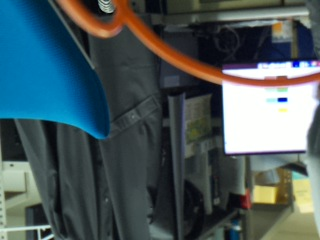
//> input picture sample/camera_frame.jpg, 320 x 240 px
$ ./camera_processing   (built with g++ and OpenCV 4)
//> lines starting //> are read from the running program, lines starting //| are printed output that depends on the picture
//> further down, frame is the input picture: 240 rows x 320 cols, CV_8UC3; mean B, G, R 93.3, 90.3, 74.8
#include <opencv2/opencv.hpp>
#include <iostream>
#include <cstdlib> // system()を使うため
#include <csignal> // SIGINT用

using namespace cv;
using namespace std;

#define OFFSET_X (104)
#define OFFSET_Y (0)
#define CLIP_WIDTH (112)
#define CLIP_HEIGHT (224)

#define DNN_WIDTH (28)
#define DNN_HEIGHT (28)

// SIGINTを受け取ったかを管理するフラグ
volatile sig_atomic_t stopFlag = 0;

// SIGINTハンドラ
void handleSigint(int signal)
{
    stopFlag = 1;
}

// 画像を加工する関数
Mat processFrame(const Mat &frame)
{
    // 1. クリップ
    Rect roi(OFFSET_X, OFFSET_Y, CLIP_WIDTH, CLIP_HEIGHT); // 幅と高さを直接指定
    Mat croppedFrame = frame(roi);
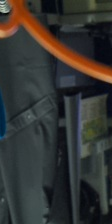
//> croppedFrame: 224 rows x 112 cols, CV_8UC3; mean B, G, R 50.1, 52.7, 52.8

    // 2. リサイズ
    Mat resizedFrame;
    resize(croppedFrame, resizedFrame, Size(DNN_WIDTH, DNN_HEIGHT)); // 28x28にリサイズ
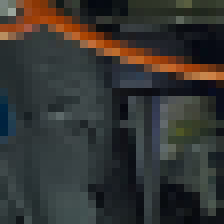
//> resizedFrame: 28 rows x 28 cols, CV_8UC3 (shown 8 times larger); mean B, G, R 50.1, 52.8, 52.9

    // 3. モノクロ化
    Mat grayFrame;
    cvtColor(resizedFrame, grayFrame, COLOR_BGR2GRAY);
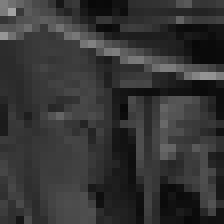
//> grayFrame: 28 rows x 28 cols, CV_8UC1 (shown 8 times larger); min 8, max 162, mean 52.6

    return grayFrame;
}

int main()
{
    const string dir = "images/";
    const string tempFilename = "camera_frame.jpg"; // 一時ファイル名
    int frameCount = 0;
    // SIGINTハンドラを設定
    signal(SIGINT, handleSigint);

    while (!stopFlag)
    {
        // libcameraで画像を取得
        string command = "libcamera-jpeg -o " + tempFilename + " --width 320 --height 240 --nopreview";
        if (system(command.c_str()) != 0)
        {
            cerr << "libcamera-jpegで画像のキャプチャに失敗しました" << endl;
            break;
        }

        // OpenCVで画像を読み込む
        Mat frame = imread(tempFilename);
        if (frame.empty())
        {
            cerr << "画像の読み込みに失敗しました" << endl;
            break;
        }

        // 加工前の画像を保存
        string originalFilename = dir + "original_frame_" + to_string(frameCount) + ".png";
        imwrite(originalFilename, frame);
        cout << "画像を保存しました: " << originalFilename << endl;

        // フレームを加工
        Mat processedFrame = processFrame(frame);

        // 加工結果を表示
        imshow("Processed Frame", processedFrame);

        // 加工画像を保存
        string filename = dir + "processed_frame_" + to_string(frameCount) + ".png";
        imwrite(filename, processedFrame);
        cout << "画像を保存しました: " << filename << endl;

        frameCount++;

        // 1000ms待機
        waitKey(1000);
    }

    destroyAllWindows(); // OpenCVのウィンドウを破棄
    cout << "プログラムを終了します。" << endl;
    return 0;
}
